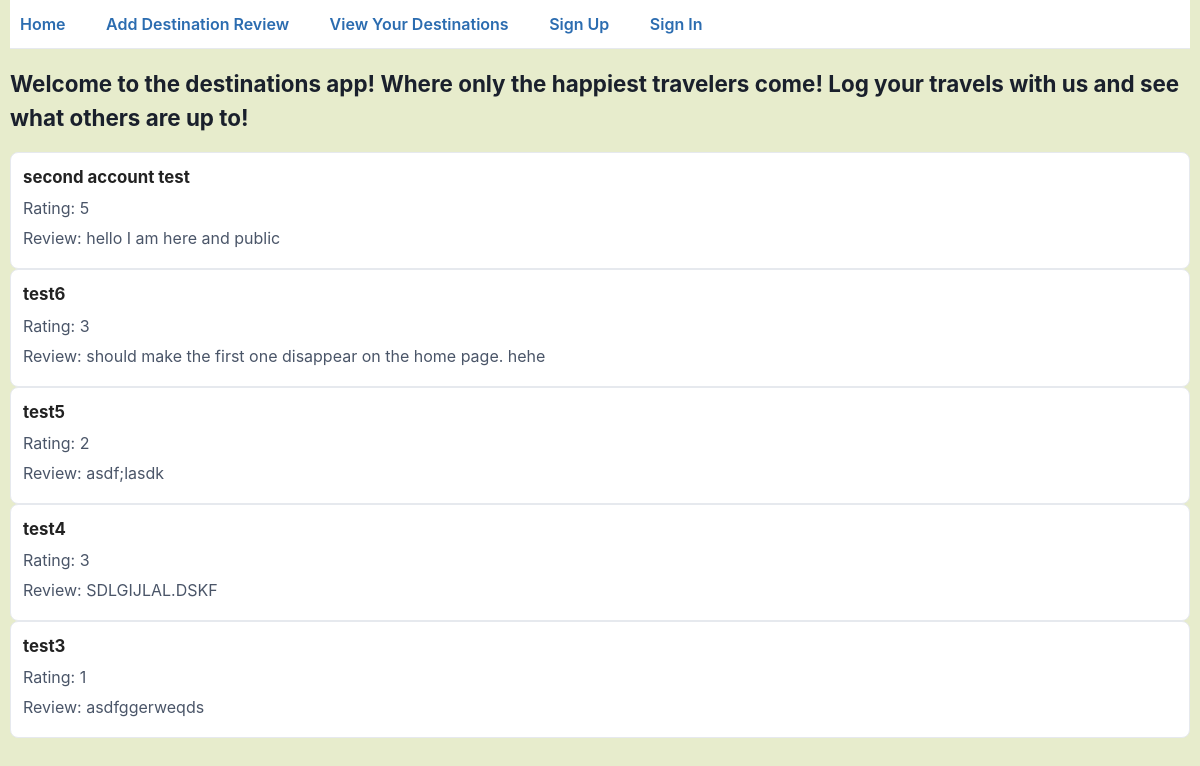
The app's page /, older data.
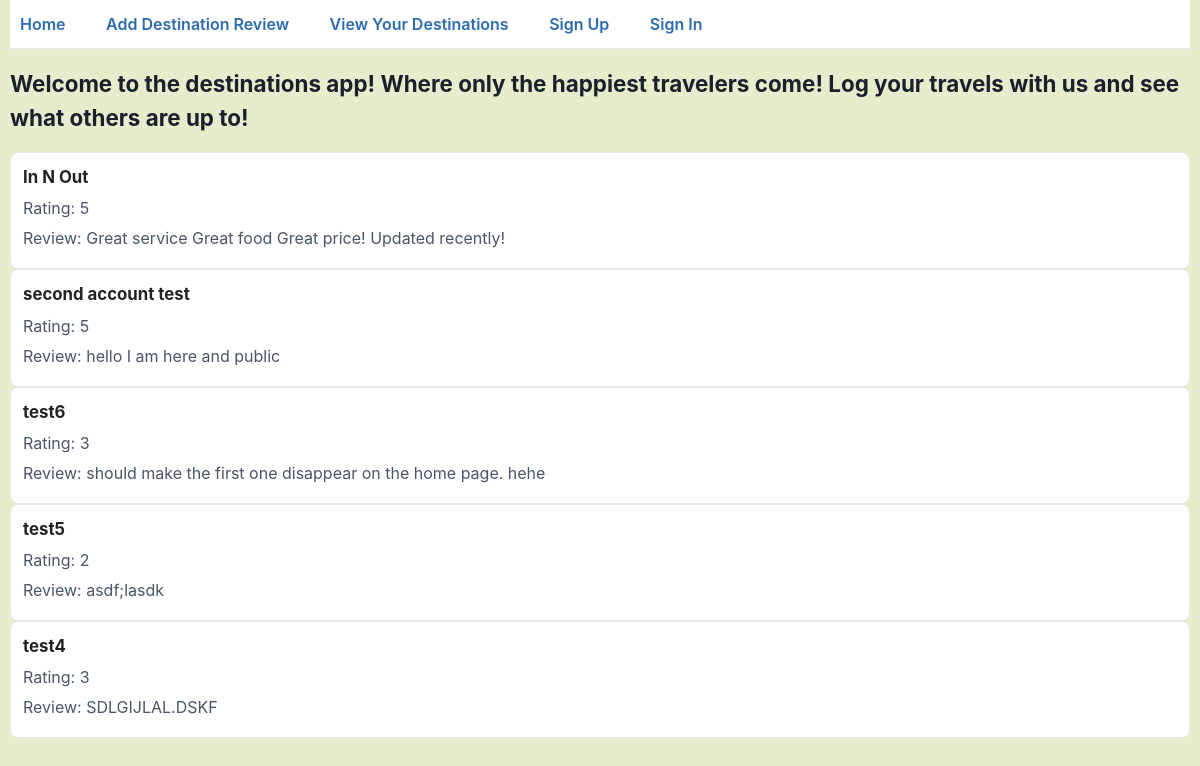
The same page, newer data.
### core/models.py (models this page shows, shortened)
class Destination(models.Model):
    name = models.CharField(max_length=255)
    review = models.CharField(max_length=1024)  # this is the users review of the destination
    rating = models.IntegerField(choices=[(i, str(i)) for i in range(1, 6)])  # some number 1-5
    user = models.ForeignKey(User, on_delete=models.CASCADE)
    share_publicly = models.BooleanField(default=False)  # allows a user to decide if this destination gets shared with others.

### core/views.py (the view)
# urls.py: path('', views.index, name='/'),
@login_exempt
def index(request):
    user = User.objects.all()
    session = getattr(request, 'current_session', None)
    destinations = Destination.objects.order_by('-id')[:5]
    return render(request, 'destinations/index.html', {'user': user, 'session': session, 'destinations': destinations})

### core/templates/destinations/index.html (shortened to what this page needs)
<!DOCTYPE html>
<html lang="en">
<head>
    {% load static %}
    <link rel="stylesheet" href="{% static 'destinations/styles.css' %}">
</head>
<body>
    <div id="menu">
        <a href="{% url '/' %}">Home</a>
        <a href="{% url 'create_destination' %}">Add Destination Review</a>
        <a href="{% url 'destinations' %}">View Your Destinations</a>
        {% if  not session %}
        <a href="{% url 'create_user' %}">Sign Up</a>
        <a href="{% url 'create_session' %}">Sign In</a>
        {% else %}
        <form method="post" action="{% url 'destroy_session' %}" style="display:inline">
            {% csrf_token %}
            <button type="submit" class="link-like">Sign Out</button>
        </form>
        {% endif %}
    </div>
    <h1>Welcome to the destinations app! Where only the happiest travelers come! Log your travels with us and see what others are up to!</h1>
    <div id="destinations">
        {% for destination in destinations %}
            {% if destination.share_publicly or destination.user == request.current_user %}
            <a class="destination" href="{% url 'edit_destination' destination.id %}">
                <h2>{{ destination.name }}</h2>
                <p>Rating: {{ destination.rating }}</p>
                <p>Review: {{ destination.review }}</p>
            </a>
            {% endif %}
        {% endfor %}
    </div>
</body>
</html>

Row changes from the older to the newer data that the page shows:
no longer on this page (row unchanged): Destination: name "test3", rating "1", review "asdfggerweqds"
added Destination: name "In N Out", rating "5", review "Great service Great food Great price! Updated recently!"
